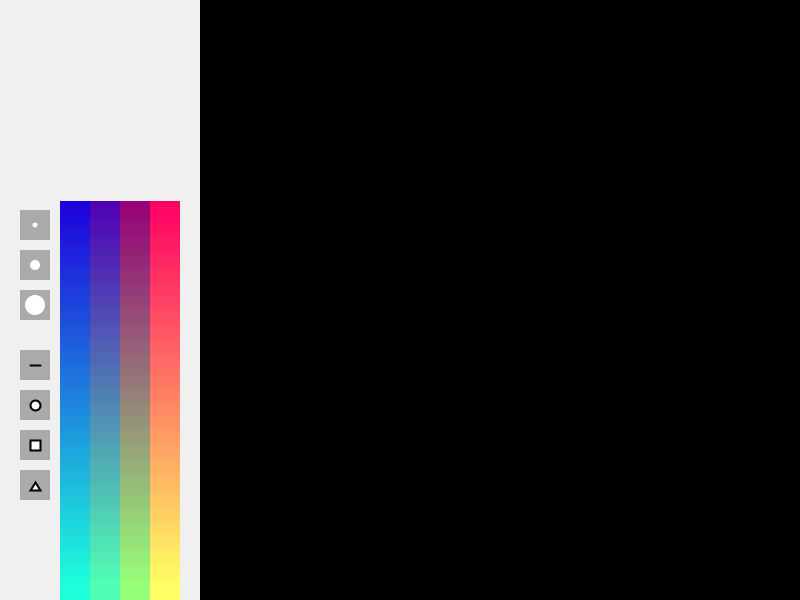
Frame 1 (no input)
Frame 60 (the mouse pressed at the canvas centre just before this capture): identical to frame 1, image omitted
Frame 120 (the mouse held since frame 60 and released just before this capture): identical to frame 1, image omitted

The Processing sketch that drew this single still picture (run headless with seeded random() and noise(); from frame 60 on, the mouse is pressed at the canvas centre):

// Processing sketch: processing_162526
// ── processing_162526.pde


int xPos = 150;
int xPos1 = 120;
int xPos2 = 90;
int xPos3 = 60;
int xPos4 = 20;

int yPos = 200;
int yPos1 = 200;
int yPos2 = 200;
int yPos3 = 200;
int yPos4 = 210;
int yPos5 = 350;

int W = 30;
int H = 5;





int W2 = 30;


void setup() {

  size(800, 600);
  background(240);
  fill(0);
  rect(200, 0, 600, 600);

  for (int i = 1; i < width; i+=H) {

    pushMatrix();
    fill(255, i/1.5, 100);
    noStroke();
    rect(xPos, i+yPos, W, H);
    popMatrix();

    pushMatrix();
    fill(150, i/1.5, 120);
    noStroke();
    rect(xPos1, i+yPos1, W, H);
    popMatrix();

    pushMatrix();
    fill(80, i/1.5, 180);
    noStroke();
    rect(xPos2, i+yPos2, W, H);
    popMatrix();

    pushMatrix();
    fill(30, i/1.5, 220);
    noStroke();
    rect(xPos3, i+yPos3, W, H);
    popMatrix();

    fill(170);   
    rect(xPos4, yPos4, W, W);
    rect(xPos4, yPos4+40, W, W);
    rect(xPos4, yPos4+40+40, W, W);
    rect(xPos4, yPos5, W, W);
    rect(xPos4, yPos5+40, W, W);
    rect(xPos4, yPos5+80, W, W);
    rect(xPos4, yPos5+120, W, W);

    fill(255);
    ellipse(xPos4+15, yPos4+15, 5, 5);
    ellipse(xPos4+15, yPos4+15+40, 10, 10);
    ellipse(xPos4+15, yPos4+15+40+40, 20, 20);

    stroke(0);
    strokeWeight(2);
    line(xPos4+10, yPos5+15, xPos4+20, yPos5+15);
    ellipse(xPos4+15, yPos5+40+15, 10, 10);
    rect(xPos4+10, yPos5+40+50, 10, 10);
    triangle(xPos4+10, yPos5+140, xPos4+5+10, yPos5-8+140, xPos4+10+10, yPos5+140);
  }
}
void draw() {





  if (mousePressed) {

    if (mouseX >220  && mouseX <780  && mouseY >20 && mouseY <580 ) {
     fill(0);
      ellipse(mouseX, mouseY, 10, 10);
    }
    for (int a = 1; a <width; a+=H) {
      if (mouseX >xPos  && mouseX <xPos+W  && mouseY >yPos+a && mouseY <yPos+a+H ) {
        stroke(255, a/1.5, 100);
      } 
      if (mouseX >xPos1  && mouseX <xPos1+W  && mouseY >yPos1+a && mouseY <yPos1+a+H ) {
        stroke(150, a/1.5, 120);
      }
      if (mouseX >xPos2  && mouseX <xPos2+W  && mouseY >yPos2+a && mouseY <yPos2+a+H ) {
        stroke(80, a/1.5, 180);
      }
      if (mouseX >xPos3  && mouseX <xPos3+W  && mouseY >yPos3+a && mouseY <yPos3+a+H ) {
        stroke(30, a/1.5, 220);
      }

      if (mouseX >xPos4  && mouseX <xPos4+W  && mouseY >yPos4 && mouseY <yPos4+W ) {
        strokeWeight(5);
      }
      if (mouseX >xPos4  && mouseX <xPos4+W  && mouseY >yPos4+40 && mouseY <yPos4+W+W+40 ) {
        strokeWeight(10);
      }  
      if (mouseX >xPos4  && mouseX <xPos4+W  && mouseY >yPos4+40+40 && mouseY <yPos4+W+W+W+40 ) {
        strokeWeight(20);
      }
    }
  }
}
